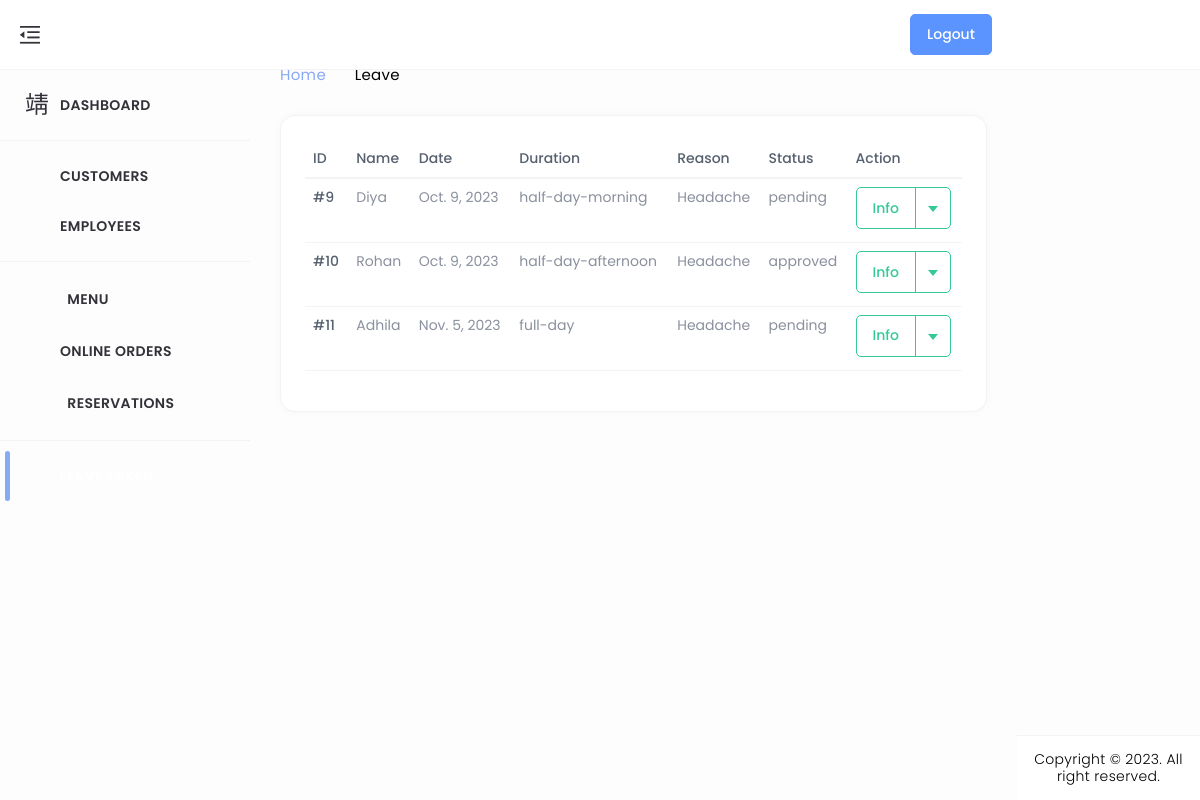
/empLeave_list/, run on an earlier commit of the app's database.
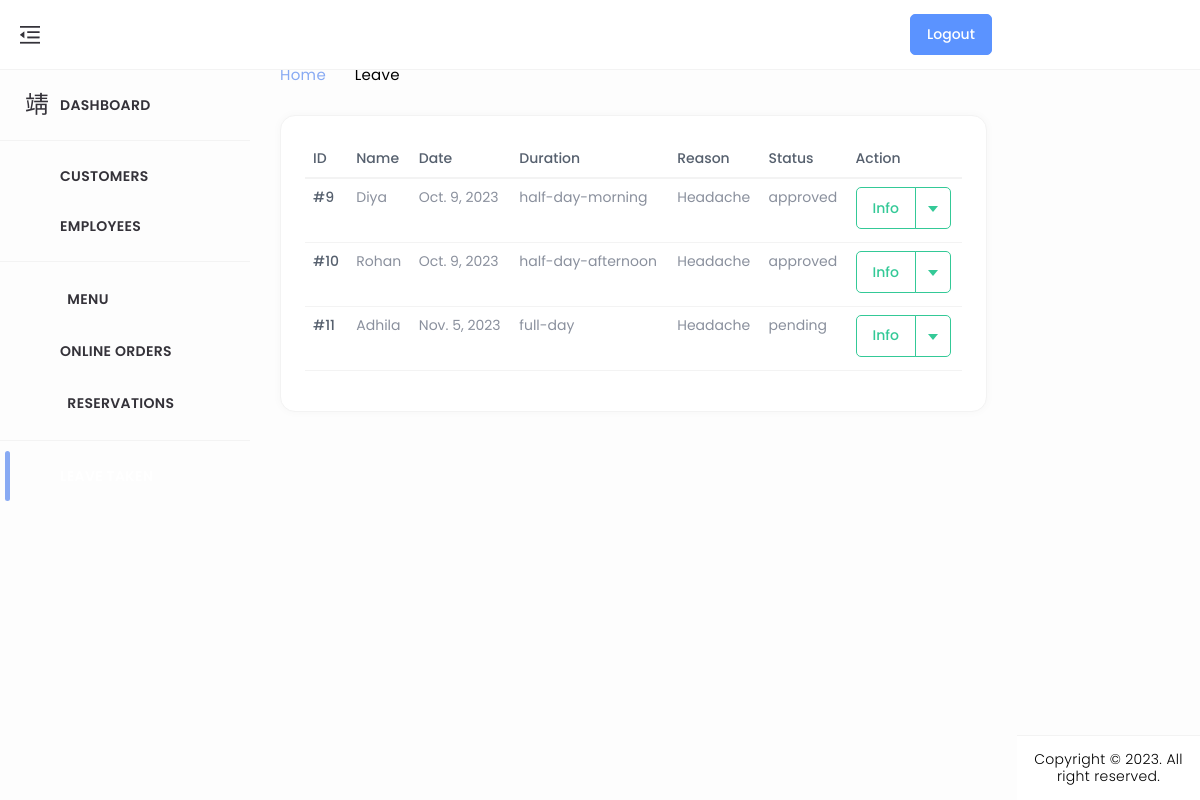
And on a later commit of the database.
### home/models.py (models this page shows, shortened)
class LeaveApplication(models.Model):
    user = models.ForeignKey(CustomUser, on_delete=models.CASCADE, null=True, blank=True)
    date = models.DateField()
    duration = models.CharField(max_length=20, choices=[('full-day', 'Full Day'), ('half-day-morning', 'Half Day (Morning)'), ('half-day-afternoon', 'Half Day (Afternoon)')])
    reason = models.TextField()
    status = models.CharField(max_length=20, choices=[('pending', 'Pending'), ('approved', 'Approved'), ('rejected', 'Rejected')])

class CustomUser(AbstractUser):
    CUSTOMER = 1
    EMPLOYEE = 2
    ROLE_CHOICE = (
        (CUSTOMER, 'CUSTOMER'),
        (EMPLOYEE, 'EMPLOYEE'),
    )
    username=None
    first_name = None
    last_name = None
    USERNAME_FIELD = 'email'
    name = models.CharField(max_length=50)
    email = models.EmailField(max_length=100, unique=True)
    phone = models.CharField(max_length=12, blank=True)
    password = models.CharField(max_length=128)
    role = models.IntegerField(choices=ROLE_CHOICE, blank=True, null=True,default='1')
    is_admin = models.BooleanField(default=False)
    is_staff = models.BooleanField(default=False)
    is_active = models.BooleanField(default=True)
    is_superadmin = models.BooleanField(default=False)
    REQUIRED_FIELDS = ['name', 'phone']
    objects = UserManager()

### home/views.py (the view)
# urls.py: path('empLeave_list/', empLeave_list, name='empLeave_list'),
def empLeave_list(request):
    leave_applications = LeaveApplication.objects.all()
    return render(request, 'admin_dashboard/empLeave_list.html', {'leave_applications': leave_applications})

### templates/admin_dashboard/empLeave_list.html (shortened to what the changed rows need)
{% load static %}
<!DOCTYPE html>
<html lang="en" dir="ltr">
<head>
	<link href="../../../../cdn.jsdelivr.net/npm/%40mdi/font%404.4.95/css/materialdesignicons.min.html" rel="stylesheet" />
	<link href="{% static 'assets/css/materialdesignicons.min.css' %}" rel="stylesheet" />
	<link href="{% static 'assets/plugins/simplebar/simplebar.css' %}" rel="stylesheet" />
	<link href="{% static 'assets/plugins/data-tables/datatables.bootstrap5.min.css' %}" rel='stylesheet'>
	<link href="{% static 'assets/plugins/data-tables/responsive.datatables.min.css' %}" rel='stylesheet'>
	<link id="{% static 'style.css' %}" rel="stylesheet" href="{% static 'assets/css/style.css' %}" />
</head>
<body id="body">
	<div class="wrapper">
		<div class="ec-page-wrapper">
			<div class="ec-content-wrapper">
				<div class="content">
					<div class="breadcrumb-wrapper d-flex align-items-center justify-content-between">
						<div>
							<h1>All products</h1>
						</div>
					</div>
					<div class="row">
						<div class="col-12">
							<div class="card card-default">
								<div class="card-body">
									<div class="table-responsive">
										<table id="responsive-data-table" class="table" style="width:100%">
                                            <thead>
                                                <tr>
                                                    <th>ID</th>
                                                    <th>Name</th>
                                                    <th>Date</th>
                                                    <th>Duration</th>
                                                    <th>Reason</th>
                                                    <th>Status</th>
                                                    <th>Action</th>
                                                </tr>
                                            </thead>
                                            <tbody>
                                                {% for leave in leave_applications %}
                                                <tr>
                                                    <td>#{{ leave.id }}</td>
                                                    <td>{{ leave.user.name }}</td>
                                                    <td>{{ leave.date }}</td>
                                                    <td>{{ leave.duration }}</td>
                                                    <td>{{ leave.reason }}</td>
                                                    <td>{{ leave.status }}</td>
                                                    <td>
														<div class="btn-group mb-1">
															<button type="button" class="btn btn-outline-success">Info</button>
															<button type="button" class="btn btn-outline-success dropdown-toggle dropdown-toggle-split"
																data-bs-toggle="dropdown" aria-haspopup="true" aria-expanded="false" data-display="static">
															</button>
														</div>
													</td>
                                                </tr>
                                                {% endfor %}
                                            </tbody>
                                        </table>
									</div>
									</div>
								</div>
							</div>
						</div>
					</div>
				</div>
			</div>
		</div>
</body>
</html>

What changed in the data, as far as the page shows it:
changed LeaveApplication "half-day-morning": status "pending" → "approved"
